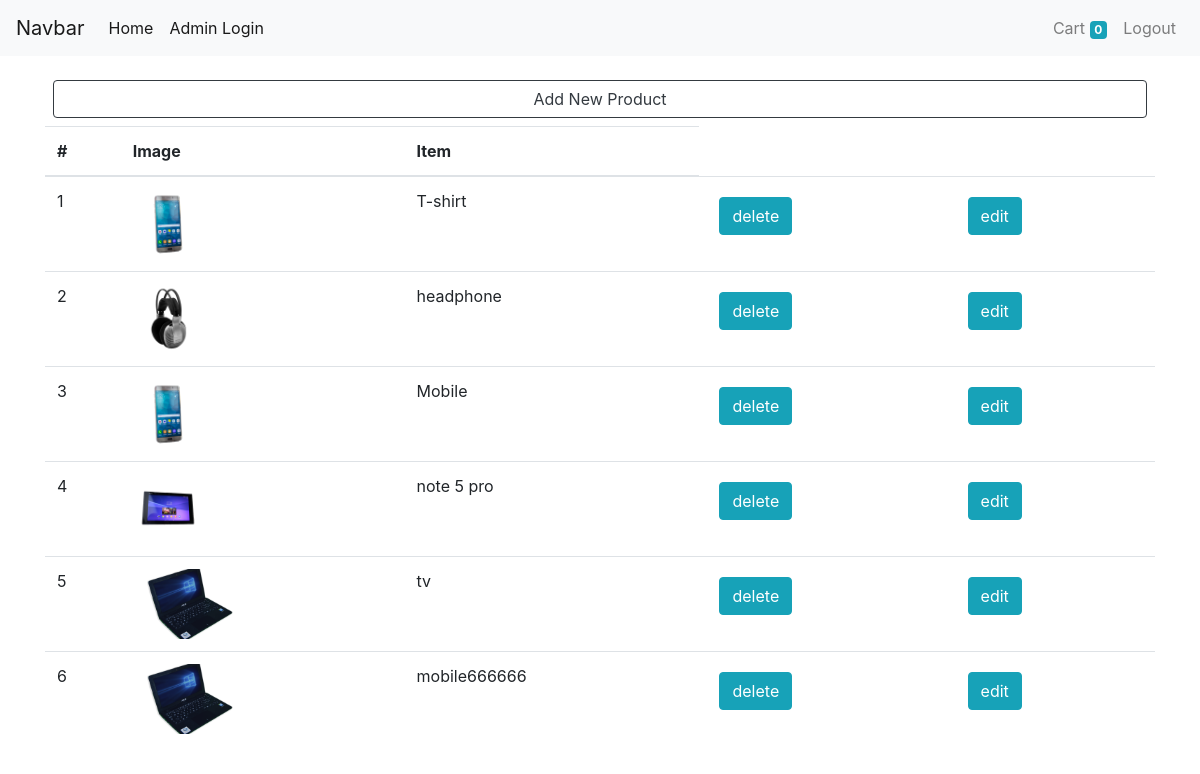
Screenshot of /custom-admin/ (signed in) with the database file from the repository.
### store/models.py (models this page shows, shortened)
class Product(models.Model):
    title = models.CharField(max_length=250)
    slug = models.SlugField(blank=True, unique=True)
    price = models.IntegerField()
    description = models.TextField()
    image = models.ImageField(upload_to='store/images', null=True, blank=True)

### store/views.py (the view)
# urls.py: path('admin/', admin.site.urls),
@staff_member_required
def admin(request):
    if request.method == "POST":
        slug = request.POST['slug']
        print(slug)
        product = Product.objects.get(slug=slug)
        product.delete()
        return render(request, template_name='store/admin.html')
    product = Product.objects.all()
    context = {
        "product": product
    }
    return render(request, template_name='store/admin.html', context=context)

### store/templates/store/admin.html (shortened to what this page needs)
{% extends "./base.html" %}
{% block content %}
<div class="container">
    <div class="row">
        <div class="col mt-3">
            <div class="p-2">
                <a href="/add-product" class="btn btn-outline-dark btn-block">Add
                    New Product</a>
            </div>
        </div>
    </div>
    <div>
        <table class="table table-hover table-stripped">
            <thead>
                <tr>
                    <th>#</th>
                    <th>Image</th>
                    <th>Item</th>
                </tr>
            </thead>
            <tbody>
                {% for product in product %}
                <tr>
                    <td>{{ forloop.counter }}</td>
                    <td><img height="70px" src="{{product.image.url}}" class="img" alt=""></td>
                    <td>{{product.title}}</td>
                    <td>
                        <div class="p-2">
                            <form action="/custom-admin/" method="POST"> {% csrf_token %}
                                <div class="form-group">
                                    <input type="submit" class="btn btn-info" value="delete">
                                </div>
                            </form>
                        </div>
                    </td>
                    <td>
                        <div class="p-2">
                            <form action="/edit-product/" method="GET">
                                <div class="form-group">
                                    <input type="submit" class="btn btn-info" value="edit">
                                </div>
                            </form>
                        </div>
                    </td>
                </tr>
                {% endfor %}
            </tbody>
        </table>
    </div>
</div>
{% endblock %}

### rows the page displays
Product: image (picture), title "T-shirt"
Product: image (picture), title "headphone"
Product: image (picture), title "Mobile"
Product: image (picture), title "note 5 pro"
Product: image (picture), title "tv"
Product: image (picture), title "mobile666666"

### other values shown
{{ request.session.cart | length }} "0"
